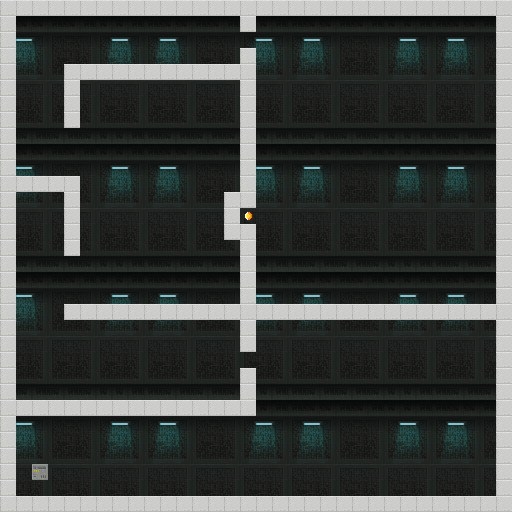

Rendered tile map (Tiled .tmx) drawn with the repository's tilesets; below, a short description and the map source with its tile grids summarised:
An orthogonal 32x32 tile map with 16x16 px tiles, 2 tile layers (background, level).

<map version="1.2" tiledversion="1.3.1" orientation="orthogonal" renderorder="right-down" compressionlevel="0" width="32" height="32" tilewidth="16" tileheight="16" infinite="0" nextlayerid="3" nextobjectid="1">
 <properties>
  <property name="maxMirrors" type="int" value="10" />
 </properties>
 <tileset firstgid="1" source="scifi_platformTiles_16x16.tsx" />
 <layer id="1" name="background" width="32" height="32">
  <data>[1024 cells, 1024 non-empty, 72 distinct tile ids]</data>
 </layer>
 <layer id="2" name="level" width="32" height="32">
  <data>[1024 cells, 1024 non-empty, 4 distinct tile ids]</data>
 </layer>
</map>
